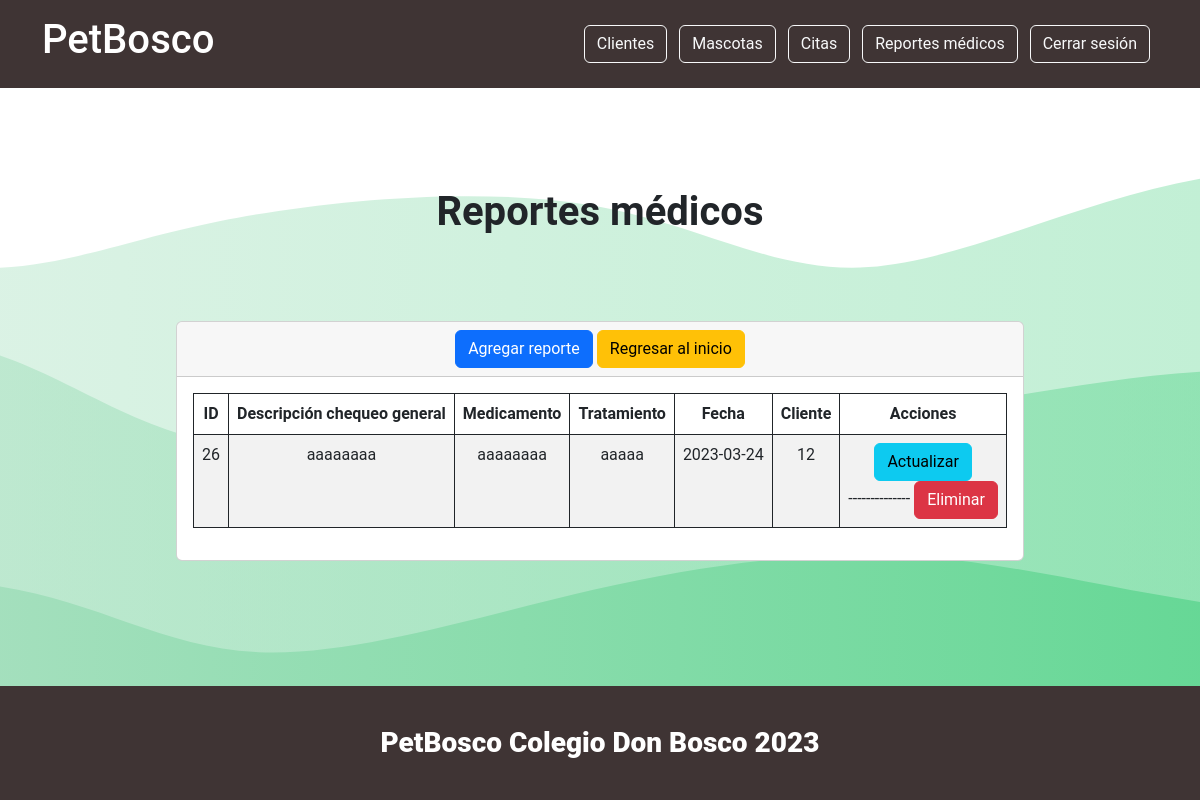
The app's page /secciones/reportes/index.php (signed in), older data.
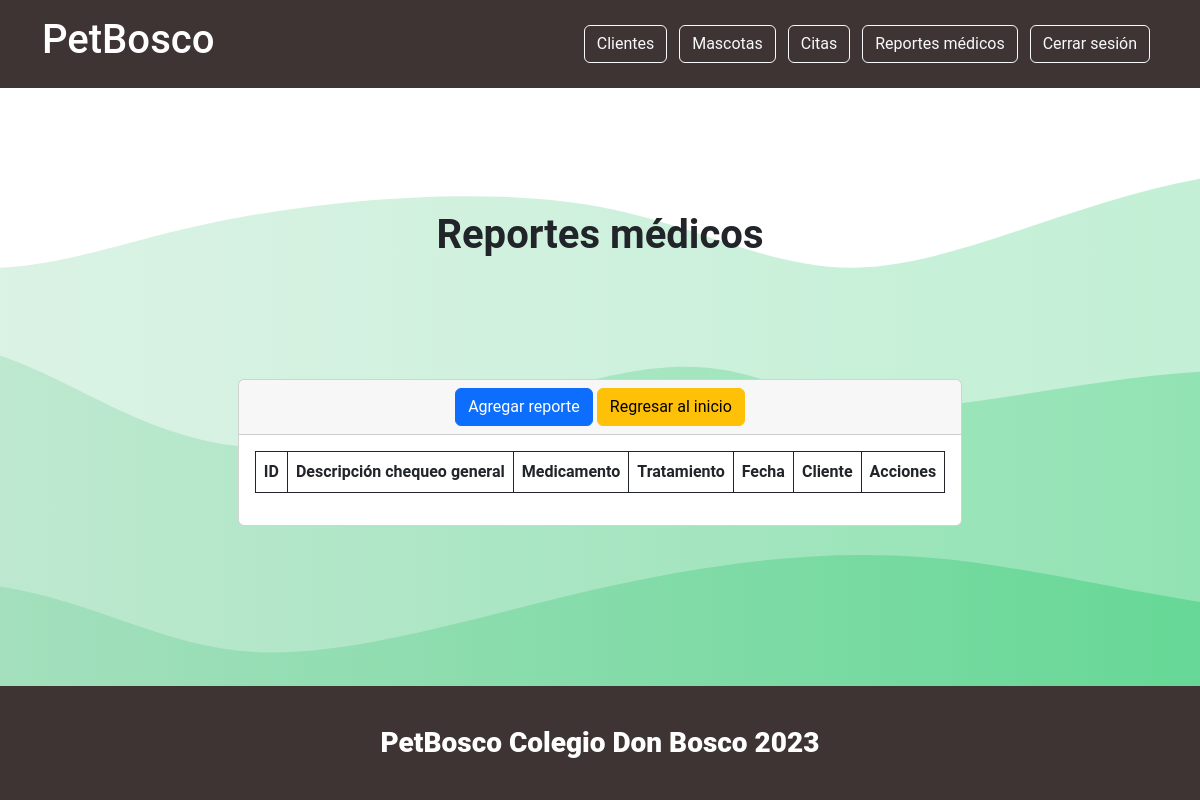
The same page, newer data.
### tables this page shows
CREATE TABLE `reportemedico` (
  `id_reporteMedico` int(11) NOT NULL,
  `Tratamiento` varchar(200) NOT NULL,
  `Medicamento` varchar(200) NOT NULL,
  `ChequeoGeneral` varchar(200) NOT NULL,
  `fechaReporte` date NOT NULL,
  `fk_cliente` int(11) NOT NULL
);

### secciones/reportes/index.php (the view, shortened to what this page needs)
    <?php include("../../conexionBd.php");
    $sentencia = $conexion->prepare("SELECT * FROM reportemedico");
    $sentencia->execute();
    $lista_reportes=$sentencia->fetchAll(PDO::FETCH_ASSOC);
    ?>
    <!DOCTYPE html>
    <html lang="en">
    <head>
        <link href="https://cdn.jsdelivr.net/npm/bootstrap@5.3.0-alpha1/dist/css/bootstrap.min.css" rel="stylesheet">
        <link href="../assets/dist/css/bootstrap.min.css" rel="stylesheet">
        <link href="https://cdn.jsdelivr.net/npm/bootstrap@5.2.1/dist/css/bootstrap.min.css" rel="stylesheet"
>
    </head>
    <body>
    <?php include("../../templates/headervet.php");?>
    <div class="container d-flex justify-content-center">
        <h1><b>Reportes médicos</b></h1>
    </div>
    <div class="card m-auto text-center">
        <div class="card-header">
            <a name="" id="" class="btn btn-primary" href="crear.php" role="button">Agregar reporte</a>
            <a name="" id="" class="btn btn-warning" href="<?php echo $url_base; ?>secciones/indexvet.php" role="button">Regresar al inicio</a>
        </div>
        <div class="card-body container">
            <div>
                <table id="myTable" class="display table table text-center table-bordered border-dark table-striped table-hover">
                    <thead>
                        <tr>
                            <th scope="col">ID</th>
                            <th scope="col">Descripción chequeo general</th>
                            <th scope="col">Medicamento</th>
                            <th scope="col">Tratamiento</th>
                            <th scope="col">Fecha</th>
                            <th scope="col">Cliente</th>
                            <th scope="col">Acciones</th>
                        </tr>
                    </thead>
                    <tbody>
                        <?php foreach ($lista_reportes as $registro): ?>
                        <tr>
                            <td scope="row"><?php echo $registro['id_reporteMedico'];?></td>
                            <td scope="row"><?php echo $registro['ChequeoGeneral'];?></td>
                            <td scope="row"><?php echo $registro['Medicamento'];?></td>
                            <td scope="row"><?php echo $registro['Tratamiento'];?></td>
                            <td scope="row"><?php echo $registro['fechaReporte'];?></td>
                            <td scope="row"><?php echo $registro['fk_cliente'];?></td>
                            <td>
                            <a name="" id="" class="btn btn-info" href="editar.php?txtID=<?php echo $registro['id_reporteMedico']; ?>" role="button">Actualizar</a>
                            <br>--------------
                            <a name="" id="" class="btn btn-danger" href="javascript:borrar(<?php echo $registro['id_reporteMedico']; ?>);" role="button">Eliminar</a>
                            </td>
                        </tr>
                        <?php endforeach; ?>
                    </tbody>
                </table>
            </div>
        </div>
    </div>
    <?php include("../../templates/footer.php");?>
    </body>
    </html>

Row changes from the older to the newer data that the page shows:
removed reportemedico: id_reporteMedico "26", ChequeoGeneral "aaaaaaaa", Medicamento "aaaaaaaa", Tratamiento "aaaaa", fechaReporte "2023-03-24", fk_cliente "12"
